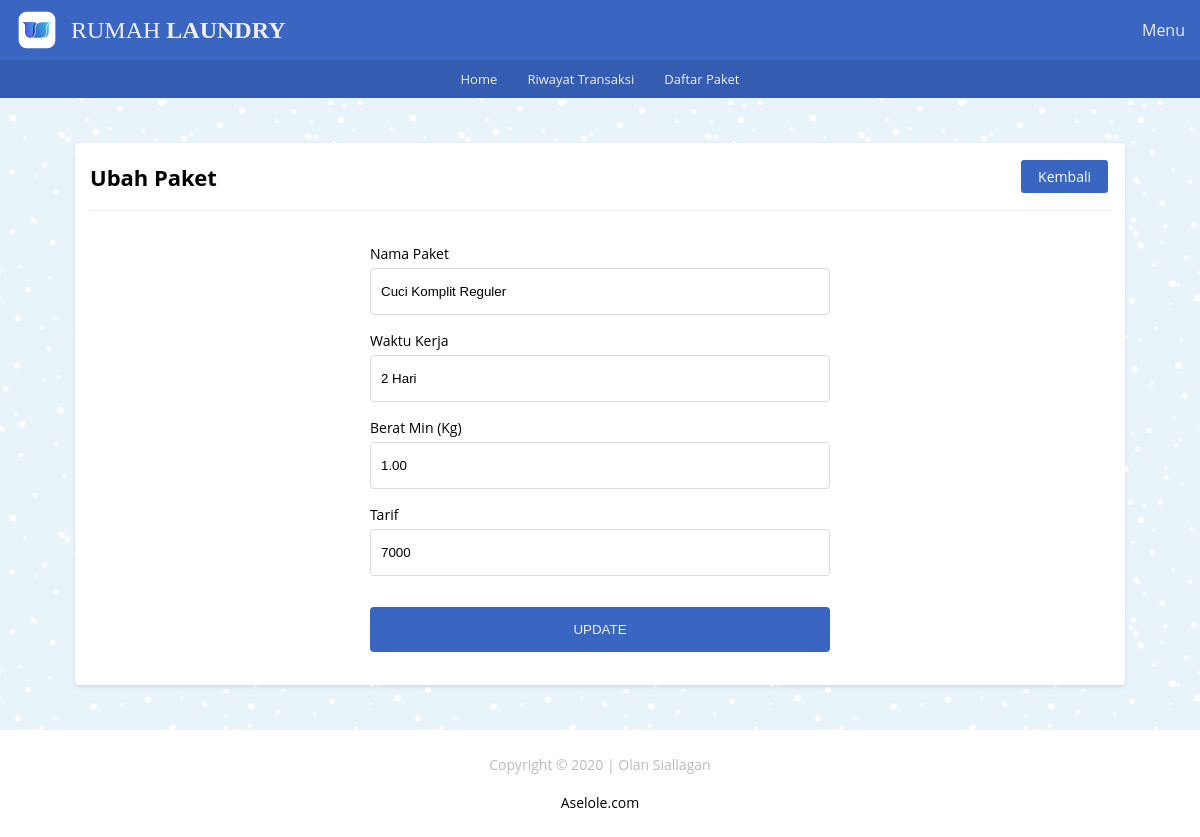
Screenshot of /app/paket/pkt_ck/edit.php?id_ck=1 with the database file from the repository.
### tables this page shows
CREATE TABLE `tb_cuci_komplit` (
  `id_ck` int(10) UNSIGNED NOT NULL,
  `nama_paket_ck` varchar(100) NOT NULL,
  `waktu_kerja_ck` varchar(50) NOT NULL,
  `kuantitas_ck` decimal(10,2) NOT NULL DEFAULT 0.00,
  `tarif_ck` int(10) UNSIGNED NOT NULL DEFAULT 0
);

### app/includes/_functions.php (called while the page is built, shortened)
<?php
$host	= 'localhost';
$user = 'root';
$pass	= '';
$db	= 'laundry';
$koneksi = mysqli_connect($host,$user,$pass,$db);
function query($query){
	global $koneksi;
	$result = mysqli_query($koneksi, $query);
	$rows = [];
	while ($row = mysqli_fetch_assoc($result)) {
		$rows[] = $row;
	}
	return $rows;
}
function url($url = null){
	$url_utama = "http://localhost/rumah_laundry";
	if ($url != null) {
		return $url_utama . '/' . $url;
	}else{
		return $url_utama . '';
	}
}

### app/paket/pkt_ck/edit.php (the view, shortened to what this page needs)
<?php
   require_once('../../_header.php');
   $id_ck = $_GET['id_ck'];
   $data_ck = query("SELECT * FROM tb_cuci_komplit WHERE id_ck = '$id_ck'")[0];
?>
   <div id="edit_ck" class="main-content">
      <div class="container">
         <div class="baris">
            <div class="col mt-2">
               <div class="card">
                  <div class="card-title card-flex">
                     <div class="card-col">
                        <h2>Ubah Paket</h2>
                     </div>
                     <div class="card-col txt-right">
                        <a href="<?=url('paket/pkt_ck/pkt_ck.php')?>" class="btn-xs bg-primary">Kembali</a>
                     </div>
                  </div>
                  <div class="card-body">
                     <form action="" method="post" class="form-input">
                        <div class="form-grup">
                           <label for="nama">Nama Paket</label>
                           <input type="text" name="nama_paket_ck" placeholder="Nama paket" value="<?=$data_ck['nama_paket_ck']?>" autocomplete="off" id="nama" required>
                        </div>
                        <div class="form-grup">
                           <label for="wk">Waktu Kerja</label>
                           <input type="text" name="waktu_kerja_ck" placeholder="Durasi Kerja" value="<?=$data_ck['waktu_kerja_ck']?>" autocomplete="off" id="wk" required>
                        </div>
                        <div class="form-grup">
                           <label for="berat">Berat Min (Kg)</label>
                           <input type="text" name="kuantitas_ck" placeholder="Berat per-Kg" value="<?=$data_ck['kuantitas_ck']?>" autocomplete="off" id="berat" required>
                        </div>
                        <div class="form-grup">
                           <label for="tarif">Tarif</label>
                           <input type="text" name="tarif_ck" placeholder="Harga Paket" value="<?=$data_ck['tarif_ck']?>" autocomplete="off" id="tarif" required>
                        </div>
                        <div class="form-grup ">
                           <button type="submit" class="mt-1" name="ubah">Update</button>
                        </div>
                     </form>
                  </div>
               </div>
            </div>
         </div>
      </div>
   </div>
<?php require_once('../../_footer.php') ?>

### app/_assets/css/style.css (style rules this page uses)
* { margin: 0; padding: 0; box-sizing: border-box; }
html,body { width: 100%; max-width: 100%; position: relative; font-family: 'Open sans', sans-serif; display: flex; flex-direction: column; background-image: url(../img/blue-snow.png); overflow-x: hidden; }
.txt-right { text-align: right; }
.mt-1 { margin-top: 15px }
.mt-2 { margin-top: 30px }
h2 { font-size: 22px; }
.main-content { display: flex; flex-direction: column; }
.container { display: flex; flex-direction: column; width: 1080px; max-width: 100%; margin: auto; padding: 0 15px; min-height: 20px; }
.baris { position: relative; margin: 0 -15px; display: flex; flex-direction: row; flex-wrap: wrap; }
.bg-primary { border: 2px solid #3a66c1; color: #ffffff; background-color: #3a66c1; }
.col { flex: 1; }
.card { background-color: #fff; margin: 15px; padding: 15px; border-radius: 4px; box-shadow: 0 2px 4px rgba(0,0,0,0.10); }
.card-body { position: relative; }
.card-title { padding-bottom: 15px; margin-bottom: 15px; border-bottom: 1px solid #eeeeee; }
.card-flex { display: flex; flex-direction: row; align-items: center; justify-content: space-between; }
.card-col { flex: 1; }
.form-input { width: 480px; margin: auto; display: flex; flex-direction: column; padding: 10px; }
.form-grup { display: flex; flex-direction: column; position: relative; margin: 8px 0; }
.form-grup label { font-size: 14px; margin-bottom: 5px; }
.form-grup input { width: 100%; padding: 15px 10px; border-radius: 4px; border: 1.5px solid #dddddd; outline: none; }
.form-grup button { background-color: #3a66c1; border: 0; color: #eeeeee; padding: 15px; border-radius: 4px; text-transform: uppercase; cursor: pointer; }
.btn-xs { font-size: 14px; display: inline-block; text-decoration: none; padding: 5px 15px; margin: 2px; border-radius: 3px; cursor: pointer; }

### rows the page displays
tb_cuci_komplit: nama_paket_ck "Cuci Komplit Reguler", waktu_kerja_ck "2 Hari", kuantitas_ck "1.00", tarif_ck "7000"
